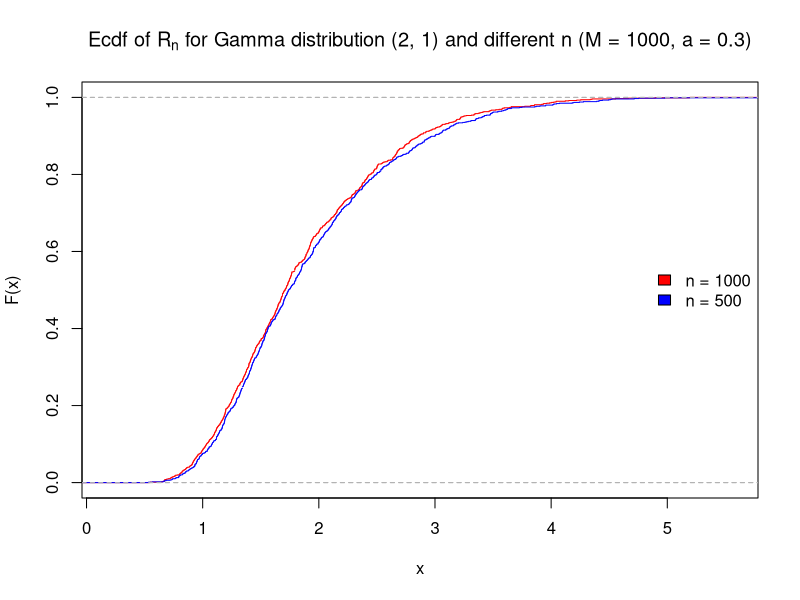
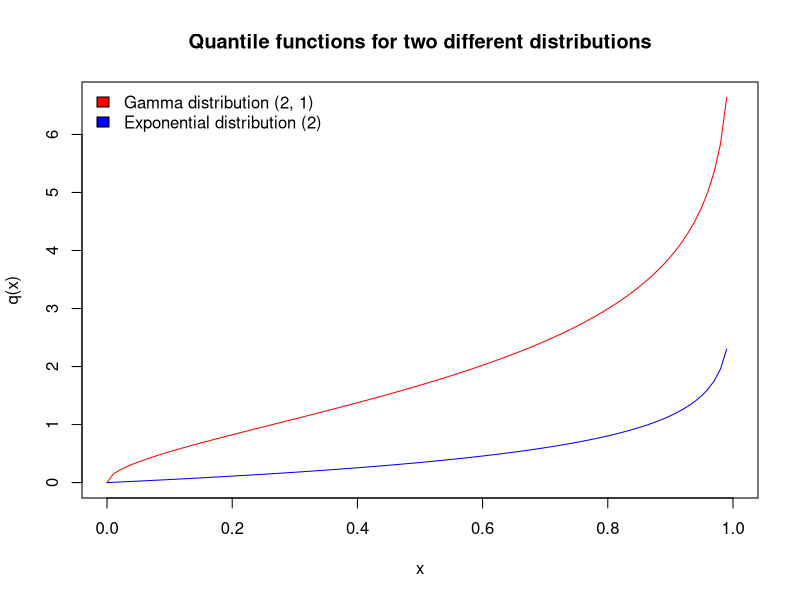
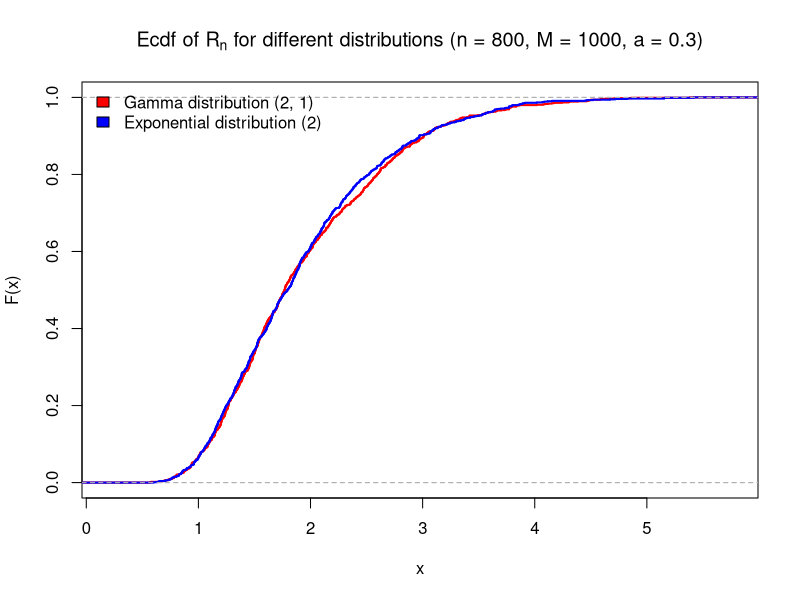
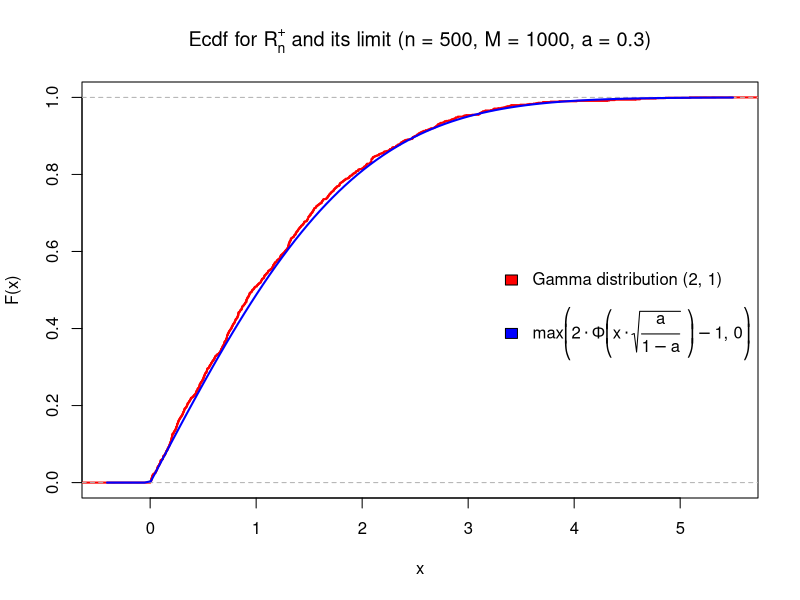

The R source for these figures, in order:
graphics.off()
set.seed(239)
a = 0.3



calcAns <- function(Finv, N, R) {
  Fx <- c(runif(N, 0, 1), 1)
  x <- Finv(Fx)
  p <- order(Fx)
  x <- x[p]
  Fx <- Fx[p]      
  ans <- 0 
  startid <- which(Fx >= a)[1]
  if (startid == N + 1) {
    return (ans)
  }
  ans <- max(ans, R((startid:N) / N / Fx[(startid:N)] - 1))
  ans <- max(ans, R(((startid:N) - 1) / N / Fx[(startid:N)] - 1))
  ans <- max(ans, R((startid - 1) / N / a - 1))
  return (ans * sqrt(N))
}
calcDist <- function(Finv, N, M, R) {
  return (replicate(M, calcAns(Finv, N, R)))
}
Rabs <- function(x) return (abs(x))
Rplus <- function(x) return (x)
Rminus <- function(x) return (-x)


f1 <- function(x) {return (qgamma(x, 2, 1))}
f2 <- function(x) {return (qexp(x, 2))}

dist <- function (f, g) {
  list <- c(knots(f), knots(g), -100, 100)
  return (max(f(list) - g(list)))
}

lim <- ecdf(calcDist(f1, 1000, 1000, Rabs))
print("L1 distances:")
for (i in seq(5, 55, 5)) {
  val <- ecdf(calcDist(f1, i, 1000, Rabs))
  print(paste("n =", i, ", distance =", dist(val, lim)))
}
windows()
print("Number of trials equals to 1000, then error will be approx 1/sqrt(1000) approx 0.03")

plot(lim, col = "red", do.points=FALSE, xlab="x", ylab="F(x)",
     main=expression(paste("Ecdf of R"[n], " for Gamma distribution (2, 1) and different n (M = 1000, a = 0.3)")));
val <- ecdf(calcDist(f1, 500, 1000, Rabs))
plot(val, col = "blue", add = TRUE, do.points=FALSE);
legend("right", c("n = 1000", "n = 500"), bty="n",
       fill = c("red", "blue"))

windows()
curve(f1, xlim = c(0, 1), col = "red", xlab = "x", ylab = "q(x)", 
      main = "Quantile functions for two different distributions")
curve(f2, xlim = c(0, 1), col = "blue", add = TRUE)
legend("topleft", c("Gamma distribution (2, 1)", "Exponential distribution (2)"), bty="n",
       fill = c("red", "blue"))

windows()
plot(ecdf(calcDist(f1, 800, 1000, Rabs)), col = "red", do.points=FALSE, lwd = 2, xlab="x", ylab="F(x)", 
     main=expression(paste("Ecdf of R"[n], " for different distributions (n = 800, M = 1000, a = 0.3)")))
plot(ecdf(calcDist(f2, 800, 1000, Rabs)), add = TRUE, col = "blue", do.points=FALSE, lwd = 2)
legend("topleft", c("Gamma distribution (2, 1)", "Exponential distribution (2)"), bty="n",
       fill = c("red", "blue"))

windows()
plot(ecdf(calcDist(f1, 500, 1000, Rplus)), col = "red", do.points=FALSE, lwd = 2, , xlab="x", ylab="F(x)", 
     main=expression(paste("Ecdf for R"[n]^'+', " and its limit (n = 500, M = 1000, a = 0.3)")))
curve(pmax(2 * pnorm(x * sqrt(a / (1 - a))) - 1, 0) , col = "blue", lwd = 2, add = TRUE)

legend("right", c("Gamma distribution (2, 1)",  
      expression(paste(textstyle(max), bgroup("(", 2 %.% paste(Phi, bgroup("(", x %.% paste(sqrt(frac(a , 1 - a)), " ") ,")") - 1 , ", 0") ,")")  ))),
       fill = c("red", "blue"), bty="n")



